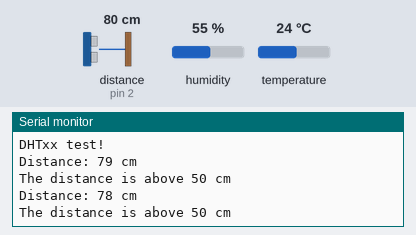
A sketch run on a simulated Arduino Uno, built with avr-gcc and run on an emulated ATmega328P. Parts: the last lines printed to the serial monitor. Wiring (inferred from the names in the program): ultrasonic range finder: trigger pin 3; echo pin 2. Inputs (shaded band) come from the test bench; at power-on: distance to the obstacle (sensor on pin 2) 80 cm, humidity 55 %, temperature 24 °C. The echo pulse lasts 58.3 µs per cm.

Above: at 4.8 s.
4.9 s: distance to the obstacle (sensor on pin 2) set to 2 cm
At 7.0 s:
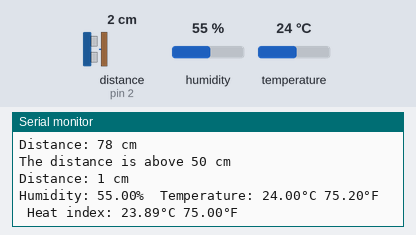
9.6 s: humidity set to 22 %
At 10.7 s:
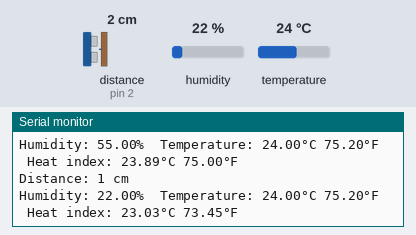
12.6 s: temperature set to 12 °C
At 15.3 s:
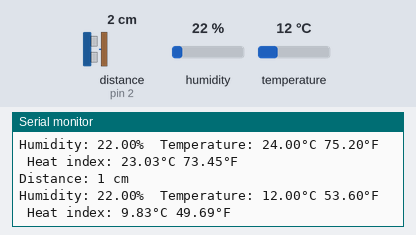
15.6 s: distance to the obstacle (sensor on pin 2) set to 4 cm
At 16.7 s:
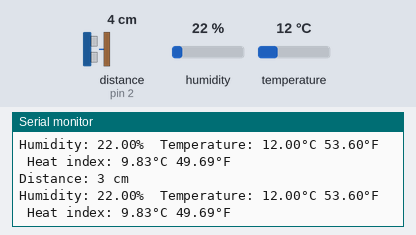
18.6 s: humidity set to 40 %
At 21.5 s:
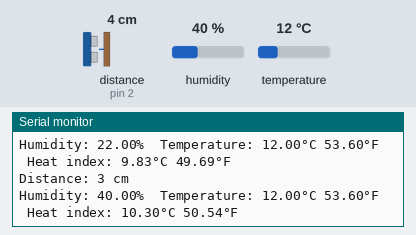
Timing chart, 0 to 22.6 s (numbered marks = the images above; inputs shaded):
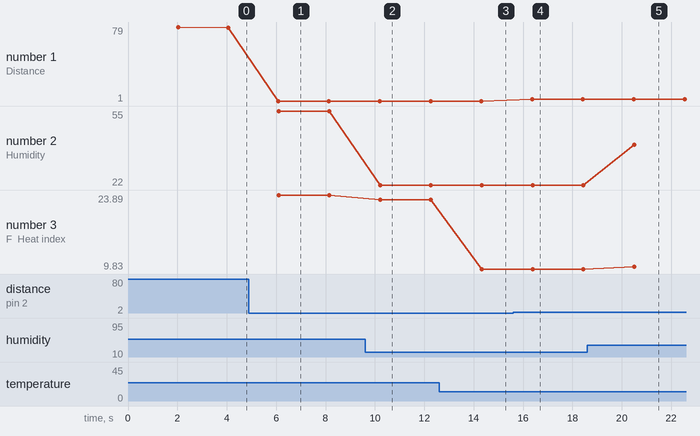

Measured:
- after the input at 4.9 s, the serial monitor: prints a new line after 1.2 s (image 1)
- after the input at 9.6 s, the serial monitor: prints a new line after 0.61 s (image 2)
- after the input at 12.6 s, the serial monitor: prints a new line after 1.7 s (image 3)
- after the input at 15.6 s, the serial monitor: prints a new line after 0.77 s (image 4)
- after the input at 18.6 s, the serial monitor: prints a new line after 1.9 s (image 5)
- plotted number 1: 78 → 1 after the input at 4.9 s, 1 → 3 after the input at 15.6 s
- plotted number 2: 55 → 22 after the input at 9.6 s, 22 → 40 after the input at 18.6 s
- plotted number 3: 23.89 → 23.03 after the input at 9.6 s, 23.03 → 9.83 after the input at 12.6 s, 9.83 → 10.3 after the input at 18.6 s

The sketch:

DHTtesterY.ino
```cpp
// Example testing sketch for various DHT humidity/temperature sensors
// Written by ladyada, public domain

// REQUIRES the following Arduino libraries:
// - DHT Sensor Library: https://github.com/adafruit/DHT-sensor-library
// - Adafruit Unified Sensor Lib: https://github.com/adafruit/Adafruit_Sensor

#include "DHT.h"


#define DHTPIN 4     // Digital pin connected to the DHT sensor
// Feather HUZZAH ESP8266 note: use pins 3, 4, 5, 12, 13 or 14 --
// Pin 15 can work but DHT must be disconnected during program upload.

// Uncomment whatever type you're using!
//#define DHTTYPE DHT11   // DHT 11
#define DHTTYPE DHT11   // DHT 22  (AM2302), AM2321
//#define DHTTYPE DHT21   // DHT 21 (AM2301)

// Connect pin 1 (on the left) of the sensor to +5V
// NOTE: If using a board with 3.3V logic like an Arduino Due connect pin 1
// to 3.3V instead of 5V!
// Connect pin 2 of the sensor to whatever your DHTPIN is
// Connect pin 3 (on the right) of the sensor to GROUND (if your sensor has 3 pins)
// Connect pin 4 (on the right) of the sensor to GROUND and leave the pin 3 EMPTY (if your sensor has 4 pins)
// Connect a 10K resistor from pin 2 (data) to pin 1 (power) of the sensor

// Initialize DHT sensor.
// Note that older versions of this library took an optional third parameter to
// tweak the timings for faster processors.  This parameter is no longer needed
// as the current DHT reading algorithm adjusts itself to work on faster procs.
DHT dht(DHTPIN, DHTTYPE);
#define echoPin 2 // attach pin D2 Arduino to pin Echo of HC-SR04
#define trigPin 3 //attach pin D3 Arduino to pin Trig of HC-SR04

// defines variables
long duration; // variable for the duration of sound wave travel
int distance; // variable for the distance measurement

void setup() {

  pinMode(trigPin, OUTPUT); // Sets the trigPin as an OUTPUT
  pinMode(echoPin, INPUT); // Sets the echoPin as an INPUT
  Serial.begin(9600);
  Serial.println(F("DHTxx test!"));

  dht.begin();
}

void loop() {
  // Wait a few seconds between measurements.
  delay(2000);

  // Reading temperature or humidity takes about 250 milliseconds!
  // Sensor readings may also be up to 2 seconds 'old' (its a very slow sensor)
  float h = dht.readHumidity();
  // Read temperature as Celsius (the default)
  float t = dht.readTemperature();
  // Read temperature as Fahrenheit (isFahrenheit = true)
  float f = dht.readTemperature(true);

  // Check if any reads failed and exit early (to try again).
  if (isnan(h) || isnan(t) || isnan(f)) {
    Serial.println(F("Failed to read from DHT sensor!"));
    return;
  }

  // Compute heat index in Fahrenheit (the default)
  float hif = dht.computeHeatIndex(f, h);
  // Compute heat index in Celsius (isFahreheit = false)
  float hic = dht.computeHeatIndex(t, h, false);


  digitalWrite(trigPin, LOW);
  delayMicroseconds(2);
  // Sets the trigPin HIGH (ACTIVE) for 10 microseconds
  digitalWrite(trigPin, HIGH);
  delayMicroseconds(10);
  digitalWrite(trigPin, LOW);
  // Reads the echoPin, returns the sound wave travel time in microseconds
  duration = pulseIn(echoPin, HIGH);
  // Calculating the distance
  distance = duration * 0.034 / 2; // Speed of sound wave divided by 2 (go and back)
  // Displays the distance on the Serial Monitor
  Serial.print("Distance: ");
  Serial.print(distance);
  Serial.println(" cm");


  if(distance <= 50) {
  Serial.print(F("Humidity: "));
  Serial.print(h);
  Serial.print(F("%  Temperature: "));
  Serial.print(t);
  Serial.print(F("°C "));
  Serial.print(f);
  Serial.print(F("°F  Heat index: "));
  Serial.print(hic);
  Serial.print(F("°C "));
  Serial.print(hif);
  Serial.println(F("°F"));
  } else {
    Serial.println("The distance is above 50 cm");
    return;
  }
}
```
